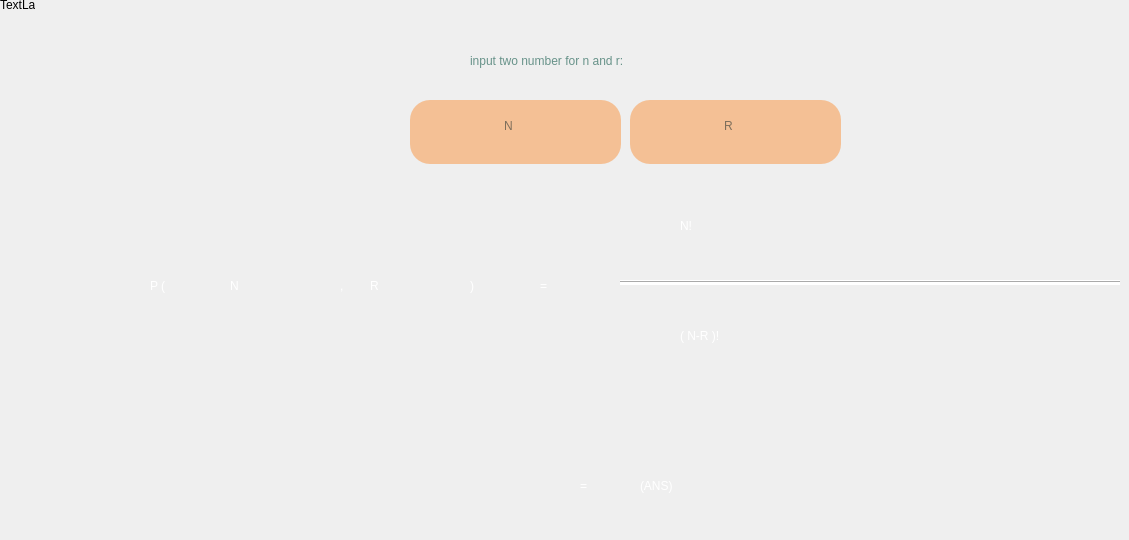
    <widget class="QWidget" name="permutation">
     <widget class="QLabel" name="label_17">
      <property name="geometry">
       <rect>
        <x>0</x>
        <y>0</y>
        <width>35</width>
        <height>10</height>
       </rect>
      </property>
      <property name="text">
       <string>TextLabel</string>
      </property>
     </widget>
     <widget class="QLabel" name="label_39">
      <property name="geometry">
       <rect>
        <x>340</x>
        <y>240</y>
        <width>21</width>
        <height>91</height>
       </rect>
      </property>
      <property name="styleSheet">
       <string notr="true">color: white;
font: 28pt &quot;Cascadia Code&quot;;</string>
      </property>
      <property name="text">
       <string>,</string>
      </property>
     </widget>
     <widget class="QTextEdit" name="textEdit_5">
      <property name="geometry">
       <rect>
        <x>630</x>
        <y>100</y>
        <width>211</width>
        <height>64</height>
       </rect>
      </property>
      <property name="styleSheet">
       <string notr="true">background-color: #f4c095;
border-radius: 20px;
color: #071e22;
font: 63 13pt &quot;Bahnschrift SemiBold&quot;;
padding-left: 90px;
padding-top: 15px;</string>
      </property>
      <property name="placeholderText">
       <string>R</string>
      </property>
     </widget>
     <widget class="QLabel" name="label_43">
      <property name="geometry">
       <rect>
        <x>680</x>
        <y>180</y>
        <width>281</width>
        <height>91</height>
       </rect>
      </property>
      <property name="styleSheet">
       <string notr="true">color: white;
font: 28pt &quot;Cascadia Code&quot;;</string>
      </property>
      <property name="text">
       <string>N!</string>
      </property>
     </widget>
     <widget class="QLabel" name="label_45">
      <property name="geometry">
       <rect>
        <x>680</x>
        <y>290</y>
        <width>281</width>
        <height>91</height>
       </rect>
      </property>
      <property name="styleSheet">
       <string notr="true">color: white;
font: 28pt &quot;Cascadia Code&quot;;</string>
      </property>
      <property name="text">
       <string>( N-R )!</string>
      </property>
     </widget>
     <widget class="QTextEdit" name="textEdit_6">
      <property name="geometry">
       <rect>
        <x>410</x>
        <y>100</y>
        <width>211</width>
        <height>64</height>
       </rect>
      </property>
      <property name="styleSheet">
       <string notr="true">background-color: #f4c095;
border-radius: 20px;
color: #071e22;
font: 63 13pt &quot;Bahnschrift SemiBold&quot;;
padding-left: 90px;
padding-top: 15px;</string>
      </property>
      <property name="placeholderText">
       <string>N</string>
      </property>
     </widget>
     <widget class="QLabel" name="label_46">
      <property name="geometry">
       <rect>
        <x>370</x>
        <y>240</y>
        <width>91</width>
        <height>91</height>
       </rect>
      </property>
      <property name="styleSheet">
       <string notr="true">color: white;
font: 28pt &quot;Cascadia Code&quot;;</string>
      </property>
      <property name="text">
       <string>R</string>
      </property>
     </widget>
     <widget class="QLabel" name="label_47">
      <property name="geometry">
       <rect>
        <x>540</x>
        <y>240</y>
        <width>51</width>
        <height>91</height>
       </rect>
      </property>
      <property name="styleSheet">
       <string notr="true">color: white;
font: 28pt &quot;Cascadia Code&quot;;</string>
      </property>
      <property name="text">
       <string>=</string>
      </property>
     </widget>
     <widget class="QLabel" name="label_48">
      <property name="geometry">
       <rect>
        <x>580</x>
        <y>440</y>
        <width>51</width>
        <height>91</height>
       </rect>
      </property>
      <property name="styleSheet">
       <string notr="true">color: white;
font: 28pt &quot;Cascadia Code&quot;;</string>
      </property>
      <property name="text">
       <string>=</string>
      </property>
     </widget>
     <widget class="QLabel" name="label_50">
      <property name="geometry">
       <rect>
        <x>230</x>
        <y>240</y>
        <width>101</width>
        <height>91</height>
       </rect>
      </property>
      <property name="styleSheet">
       <string notr="true">color: white;
font: 28pt &quot;Cascadia Code&quot;;</string>
      </property>
      <property name="text">
       <string>N</string>
      </property>
     </widget>
     <widget class="QLabel" name="label_53">
      <property name="geometry">
       <rect>
        <x>470</x>
        <y>240</y>
        <width>51</width>
        <height>91</height>
       </rect>
      </property>
      <property name="styleSheet">
       <string notr="true">color: white;
font: 28pt &quot;Cascadia Code&quot;;</string>
      </property>
      <property name="text">
       <string>)</string>
      </property>
     </widget>
     <widget class="QLabel" name="label_54">
      <property name="geometry">
       <rect>
        <x>150</x>
        <y>240</y>
        <width>71</width>
        <height>91</height>
       </rect>
      </property>
      <property name="styleSheet">
       <string notr="true">color: white;
font: 28pt &quot;Cascadia Code&quot;;</string>
      </property>
      <property name="text">
       <string>P (</string>
      </property>
     </widget>
     <widget class="QLabel" name="label_55">
      <property name="geometry">
       <rect>
        <x>470</x>
        <y>50</y>
        <width>411</width>
        <height>21</height>
       </rect>
      </property>
      <property name="styleSheet">
       <string notr="true">color: #679289;
font: 12pt &quot;Arial&quot;;</string>
      </property>
      <property name="text">
       <string>input two number for n and r:</string>
      </property>
     </widget>
     <widget class="QLabel" name="label_58">
      <property name="geometry">
       <rect>
        <x>640</x>
        <y>440</y>
        <width>251</width>
        <height>91</height>
       </rect>
      </property>
      <property name="styleSheet">
       <string notr="true">color: white;
font: 28pt &quot;Cascadia Code&quot;;</string>
      </property>
      <property name="text">
       <string>(ANS)</string>
      </property>
     </widget>
     <widget class="Line" name="line_3">
      <property name="geometry">
       <rect>
        <x>620</x>
        <y>280</y>
        <width>500</width>
        <height>5</height>
       </rect>
      </property>
      <property name="minimumSize">
       <size>
        <width>0</width>
        <height>2</height>
       </size>
      </property>
      <property name="styleSheet">
       <string notr="true">background-color: rgb(255, 255, 255);</string>
      </property>
      <property name="orientation">
       <enum>Qt::Horizontal</enum>
      </property>
     </widget>
    </widget>
